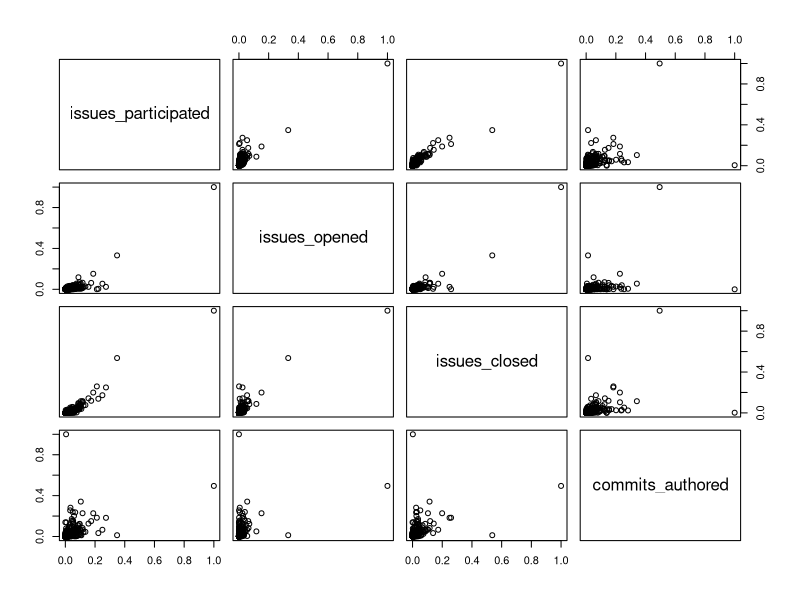
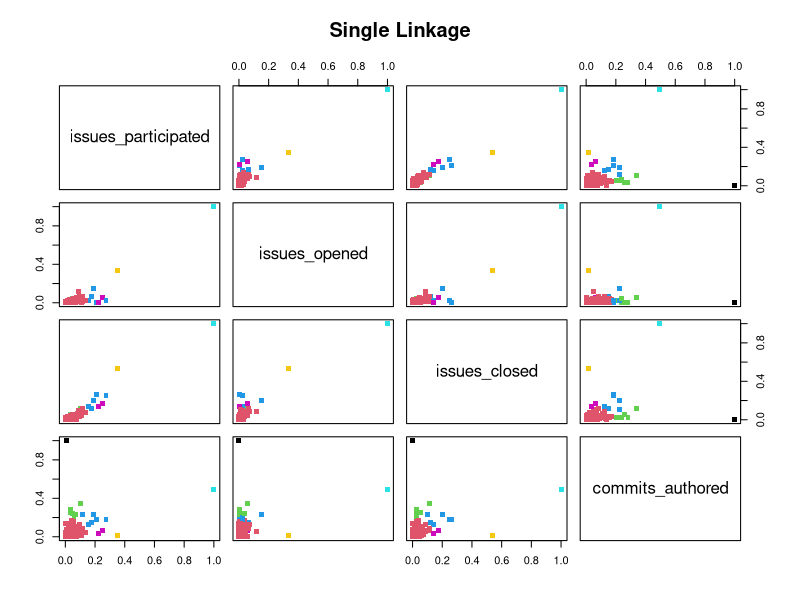
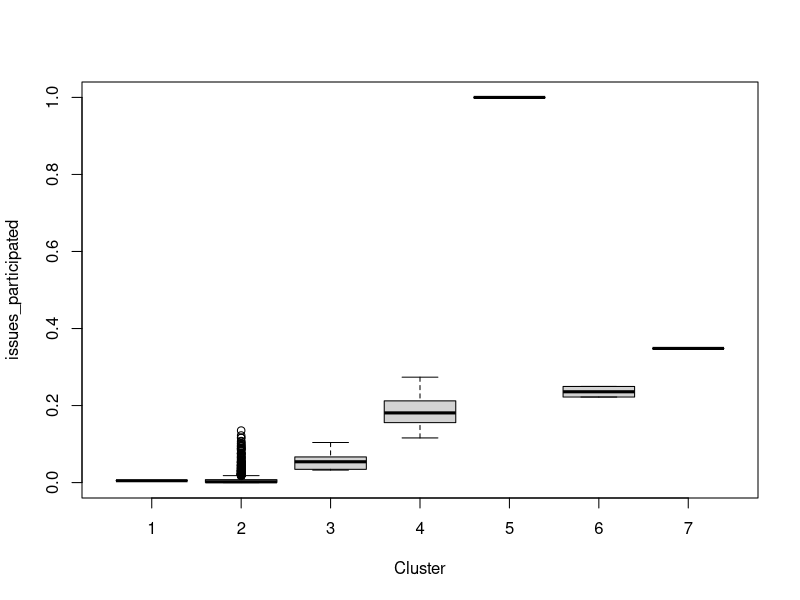
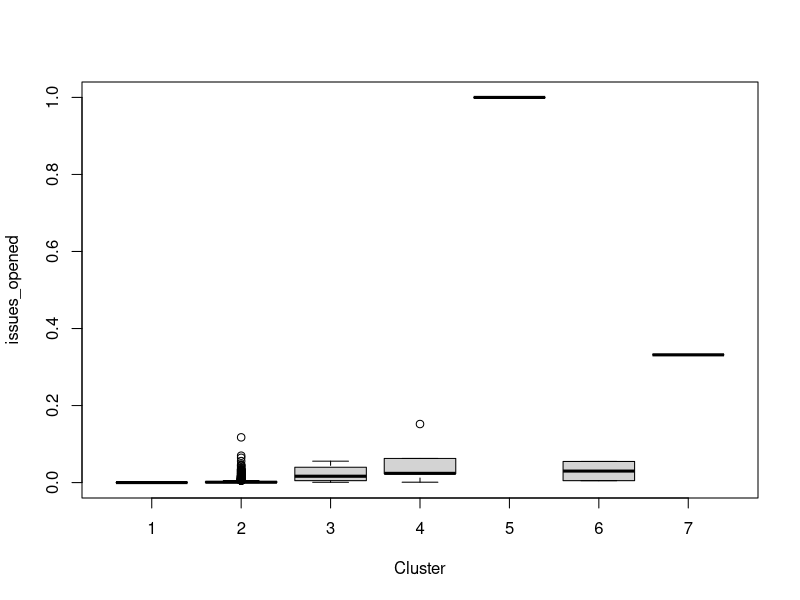
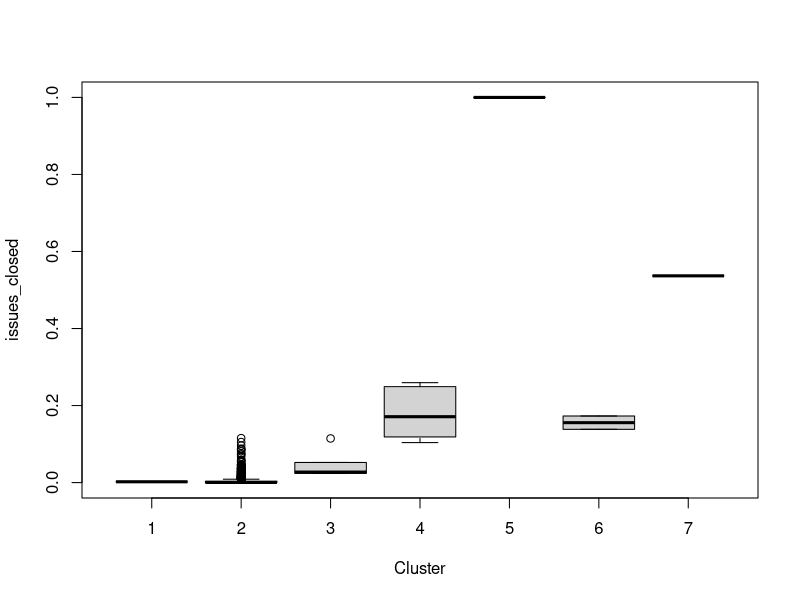
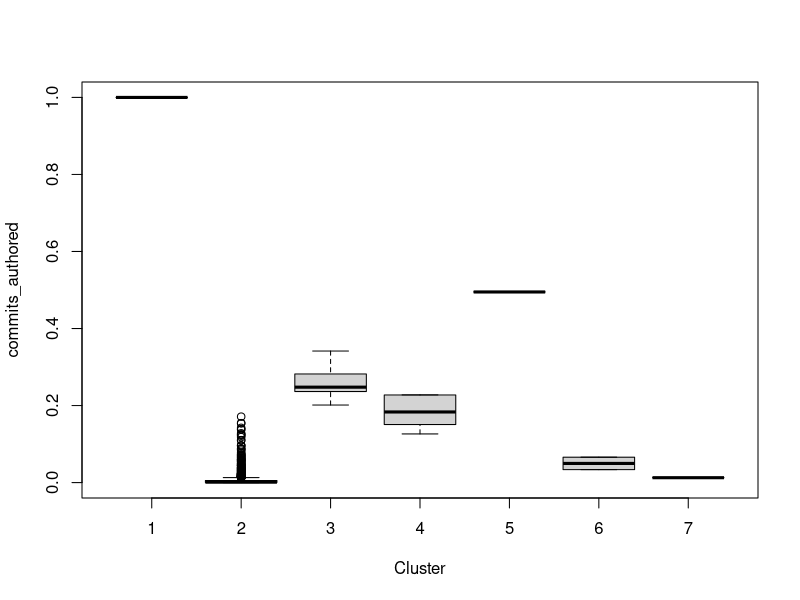
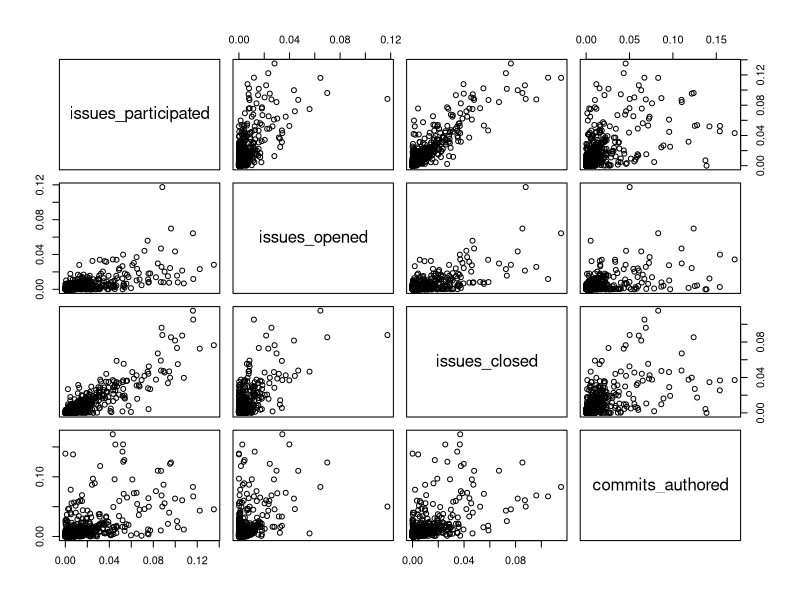
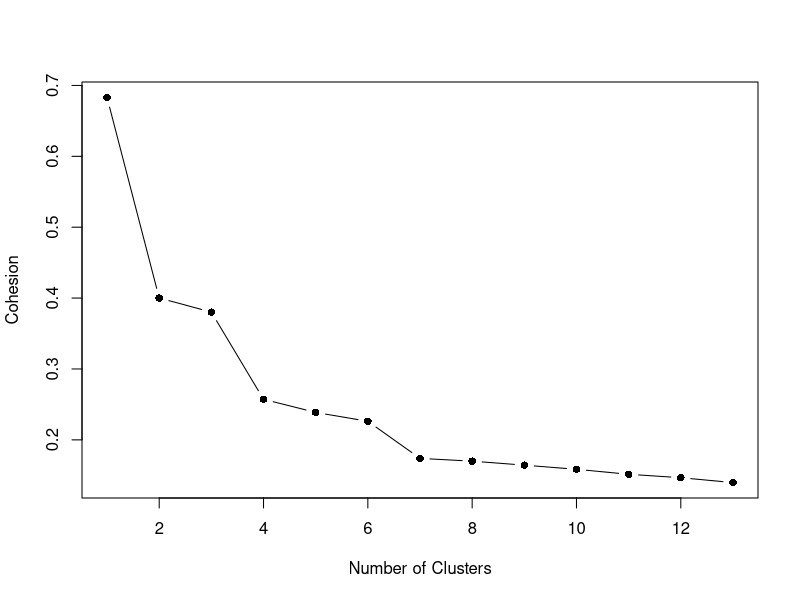

Generate these figures, in order, with R:
library(cluster)
library(class)
library(MLmetrics)
library(dplyr)
library(tidyr)
library(ggplot2)


Distance <- function(cluster)
{
  # the center of the cluster, mean of all the points
  center <- colMeans(cluster)
  
  # calculate the summed squared error between every point and 
  # the center of that cluster 
  distance <- apply( cluster, 1, function(row)
  {
    sum( ( row - center )^2 )
  }) %>% sum()
  
  return(distance)
}


wss <- function(d) {
  sum(scale(d, scale = FALSE)^2)
}

wrap <- function(i, hc, x) {
  cl <- cutree(hc, i)
  spl <- split(x, cl)
  wss <- sum(sapply(spl, wss))
  wss
}


dataset = read.csv("dataset.csv", sep=';', header = TRUE, na.strings = c("NA"), colClasses = c("character", "character", "numeric", "numeric", "integer", "integer", "integer", "numeric", "numeric", "integer", "integer", "integer", "integer", "integer", "integer", "numeric", "integer", "integer", "integer", "integer", "integer", "integer", "integer", "integer", "integer", "integer", "integer"))

data= as.data.frame(dataset)

#Original dataset
original = data[,c('issues_participated',"issues_opened","issues_closed","commits_authored")]
original = na.omit(original)

#First stage of data process: Missing Values removal
MissingValeus <- na.omit(data)


#Second stage of data process: Exclude 1-day developers
data2 = MissingValeus[!(MissingValeus$activity_period_in_days<=1),]

#Third stage of data process: Exclude short time contributors
data2 = data2[order(data2$activity_period_in_days,decreasing = TRUE),]
data3 = data2[-c(2307:2563),]
data3 = data3[,c('issues_participated',"issues_opened","issues_closed","commits_authored")]

#Fourth stage of data process: Data normalization 
normalized = as.data.frame(lapply(data3, function(x) (x - min(x))/(max(x) - min(x))))
tss = Distance(normalized)
plot(normalized)

#Euclidean distance
normalized_euclidean = dist(normalized, method = "euclidean")
normalized_euclidean_hc_complete = hclust(normalized_euclidean, method = "complete")
normalized_euclidean_clusters = cutree(normalized_euclidean_hc_complete, k = 7)
plot(normalized, col = normalized_euclidean_clusters, pch = 15, main = "Single Linkage")

boxplot(normalized$issues_participated ~ normalized_euclidean_clusters, xlab='Cluster', ylab='issues_participated')
boxplot(normalized$issues_opened ~ normalized_euclidean_clusters, xlab='Cluster', ylab='issues_opened')
boxplot(normalized$issues_closed ~ normalized_euclidean_clusters, xlab='Cluster', ylab='issues_closed')
boxplot(normalized$commits_authored ~ normalized_euclidean_clusters, xlab='Cluster', ylab='commits_authored')

cluster_data = (normalized_euclidean_clusters == 2)
cluster_data = rbind((which(cluster_data == TRUE)))
deep_normalized = normalized[cluster_data,]
plot(deep_normalized)

deep_normalized_euclidean = dist(deep_normalized, method = "euclidean")
deep_normalized_euclidean_hc_complete = hclust(deep_normalized_euclidean, method = "complete")

deep_normalized_euclidean_silhouette = c()
deep_normalized_euclidean_cohesion= c()
deep_normalized_euclidean_seperation= c()
for (i in 2:14){
  deep_normalized_euclidean_clusters = cutree(deep_normalized_euclidean_hc_complete, k = i)
  deep_normalized_euclidean_silhouette[i-1] = mean(silhouette(deep_normalized_euclidean_clusters, deep_normalized_euclidean)[, 3])
  deep_normalized_euclidean_cohesion[i-1] = wrap(i, deep_normalized_euclidean_hc_complete, deep_normalized)
  deep_normalized_euclidean_seperation[i-1] = tss - deep_normalized_euclidean_cohesion[i-1]  
  
}

#Cohesion plot
plot(deep_normalized_euclidean_cohesion, type = "b", pch = 16, xlab="Number of Clusters", ylab="Cohesion")

#Seperation plot
plot(deep_normalized_euclidean_seperation, type = "b", pch = 16, xlab="Number of Clusters", ylab="Seperation")

#Silhouette plot
plot(deep_normalized_euclidean_silhouette, type = "b", pch = 16, xlab="Number of Clusters", ylab="Silhouette")

deep_normalized_euclidean_clusters = cutree(deep_normalized_euclidean_hc_complete, k = 7)
plot(deep_normalized, col = deep_normalized_euclidean_clusters, pch = 15, main = "Single Linkage")


boxplot(deep_normalized$issues_participated ~ deep_normalized_euclidean_clusters, xlab='Cluster', ylab='issues_participated')
boxplot(deep_normalized$issues_opened ~ deep_normalized_euclidean_clusters, xlab='Cluster', ylab='issues_opened')
boxplot(deep_normalized$issues_closed ~ deep_normalized_euclidean_clusters, xlab='Cluster', ylab='issues_closed')
boxplot(deep_normalized$commits_authored ~ deep_normalized_euclidean_clusters, xlab='Cluster', ylab='commits_authored')
